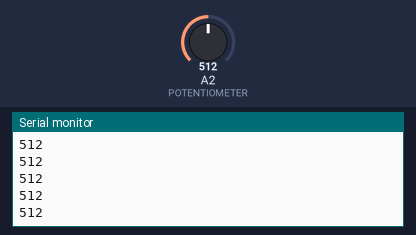
Bench run of a sketch on a simulated Arduino Uno, built with avr-gcc and run on an emulated ATmega328P. Parts: the last lines printed to the serial monitor. The test bench sets the inputs (shaded band); at power-on: A2 (POTENTIOMETER) = 512.

Above: at 1.2 s.
1.3 s: A2 (POTENTIOMETER) set to 716
At 1.31 s:
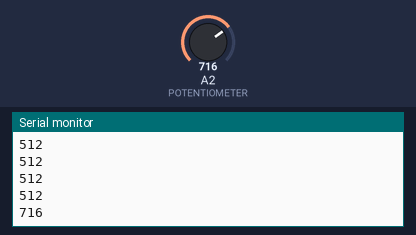
2.8 s: A2 (POTENTIOMETER) set to 900
At 2.81 s:
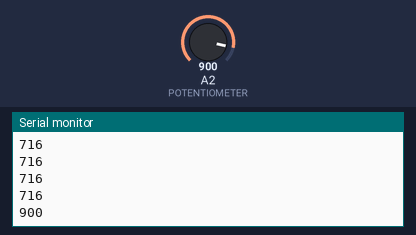
Timing chart, 0 to 5.8 s (numbered marks = the images above; inputs shaded):
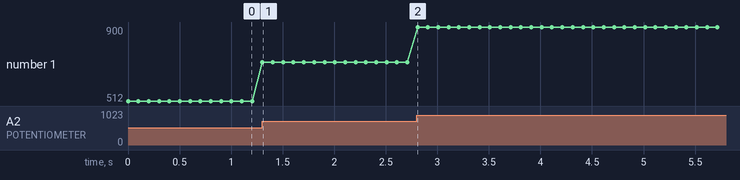

The sketch:

read-a-potentiometer.ino
```cpp
/**
 * Read Analog Values From a Potentiometer
 * ----------------------------------------------------------------------------------
 *
 * Read the values from a potentiometer connected to analog pin 2. Make sure to open
 * Arduino’s Serial Monitor: Tools | Serial Monitor
 */

#define POTENTIOMETER 2      // Connect the potentiometer — or pot — to analog PIN 2.
#define BAUD_RATE     9600   // Set baud rate used by the serial connection to 9600.

int potentiometer_value = 0; // Hold the value read from the pot.

void setup() {
  Serial.begin(BAUD_RATE);   // Establish the baud rate for the serial connection.
}

void loop() {
  potentiometer_value = analogRead(POTENTIOMETER); // Read the pot’s value, then...
  Serial.println(potentiometer_value);             // print to the serial monitor.
  delay(100);
}
```

Measured:
- after the input at 1.3 s, the serial monitor: prints a new line at once (image 1)
- after the input at 2.8 s, the serial monitor: prints a new line at once (image 2)
- plotted number 1: 512 → 716 after the input at 1.3 s, 716 → 900 after the input at 2.8 s
